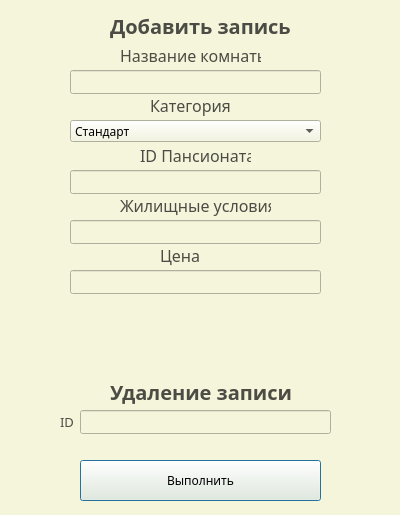
<?xml version="1.0" encoding="UTF-8"?>
<ui version="4.0">
 <class>Dialog</class>
 <widget class="QDialog" name="Dialog">
  <property name="geometry">
   <rect>
    <x>0</x>
    <y>0</y>
    <width>400</width>
    <height>515</height>
   </rect>
  </property>
  <property name="windowTitle">
   <string>Редактирование таблицы Типы комнат</string>
  </property>
  <property name="styleSheet">
   <string notr="true">font-family: Roboto Light;
background-color:  #F5F5DC;</string>
  </property>
  <widget class="QLabel" name="label_8">
   <property name="geometry">
    <rect>
     <x>60</x>
     <y>410</y>
     <width>21</width>
     <height>24</height>
    </rect>
   </property>
   <property name="font">
    <font>
     <family>Roboto 54</family>
     <pointsize>10</pointsize>
     <bold>false</bold>
    </font>
   </property>
   <property name="styleSheet">
    <string notr="true">background-color:None;
color: #4c4c45;</string>
   </property>
   <property name="text">
    <string>ID</string>
   </property>
  </widget>
  <widget class="QLabel" name="label_9">
   <property name="geometry">
    <rect>
     <x>120</x>
     <y>40</y>
     <width>141</width>
     <height>31</height>
    </rect>
   </property>
   <property name="font">
    <font>
     <family>Roboto 54</family>
     <pointsize>12</pointsize>
     <bold>false</bold>
    </font>
   </property>
   <property name="styleSheet">
    <string notr="true">background-color:None;
color: #4c4c45;</string>
   </property>
   <property name="text">
    <string>Название комнаты</string>
   </property>
  </widget>
  <widget class="QLabel" name="label_4">
   <property name="geometry">
    <rect>
     <x>40</x>
     <y>10</y>
     <width>311</width>
     <height>301</height>
    </rect>
   </property>
   <property name="styleSheet">
    <string notr="true">backhround-color: None;
border: 5px;
border-radius: 15px;
opacity: .3;
background-color:rgba(196, 196,176 , .5);</string>
   </property>
   <property name="text">
    <string/>
   </property>
  </widget>
  <widget class="QLabel" name="label_6">
   <property name="geometry">
    <rect>
     <x>110</x>
     <y>10</y>
     <width>181</width>
     <height>31</height>
    </rect>
   </property>
   <property name="font">
    <font>
     <family>Roboto 54</family>
     <pointsize>15</pointsize>
     <bold>true</bold>
    </font>
   </property>
   <property name="styleSheet">
    <string notr="true">background-color:None;
color: #4c4c45;</string>
   </property>
   <property name="text">
    <string>Добавить запись</string>
   </property>
  </widget>
  <widget class="QPushButton" name="pushButton">
   <property name="geometry">
    <rect>
     <x>80</x>
     <y>460</y>
     <width>241</width>
     <height>41</height>
    </rect>
   </property>
   <property name="styleSheet">
    <string notr="true">font: 300 11pt &quot;Roboto&quot;;</string>
   </property>
   <property name="text">
    <string>Выполнить</string>
   </property>
  </widget>
  <widget class="QLineEdit" name="lineEditNameRoom">
   <property name="geometry">
    <rect>
     <x>70</x>
     <y>70</y>
     <width>251</width>
     <height>24</height>
    </rect>
   </property>
  </widget>
  <widget class="QLineEdit" name="lineEditDelIDtyperoom">
   <property name="geometry">
    <rect>
     <x>80</x>
     <y>410</y>
     <width>251</width>
     <height>24</height>
    </rect>
   </property>
  </widget>
  <widget class="QLabel" name="label_7">
   <property name="geometry">
    <rect>
     <x>110</x>
     <y>380</y>
     <width>181</width>
     <height>24</height>
    </rect>
   </property>
   <property name="font">
    <font>
     <family>Roboto 54</family>
     <pointsize>15</pointsize>
     <bold>true</bold>
    </font>
   </property>
   <property name="styleSheet">
    <string notr="true">background-color:None;
color: #4c4c45;</string>
   </property>
   <property name="text">
    <string>Удаление записи</string>
   </property>
  </widget>
  <widget class="QLabel" name="label_5">
   <property name="geometry">
    <rect>
     <x>40</x>
     <y>370</y>
     <width>311</width>
     <height>81</height>
    </rect>
   </property>
   <property name="styleSheet">
    <string notr="true">backhround-color: None;
border: 5px;
border-radius: 15px;
opacity: .3;
background-color:rgba(196, 196,176 , .5);</string>
   </property>
   <property name="text">
    <string/>
   </property>
  </widget>
  <widget class="QLabel" name="label_10">
   <property name="geometry">
    <rect>
     <x>150</x>
     <y>90</y>
     <width>81</width>
     <height>31</height>
    </rect>
   </property>
   <property name="font">
    <font>
     <family>Roboto 54</family>
     <pointsize>12</pointsize>
     <bold>false</bold>
    </font>
   </property>
   <property name="styleSheet">
    <string notr="true">background-color:None;
color: #4c4c45;</string>
   </property>
   <property name="text">
    <string>Категория</string>
   </property>
  </widget>
  <widget class="QComboBox" name="comboBoxCAt">
   <property name="geometry">
    <rect>
     <x>70</x>
     <y>120</y>
     <width>251</width>
     <height>22</height>
    </rect>
   </property>
   <item>
    <property name="text">
     <string>Стандарт</string>
    </property>
   </item>
   <item>
    <property name="text">
     <string>Люкс</string>
    </property>
   </item>
   <item>
    <property name="text">
     <string>Вип</string>
    </property>
   </item>
   <item>
    <property name="text">
     <string>Бизнес</string>
    </property>
   </item>
  </widget>
  <widget class="QLabel" name="label_11">
   <property name="geometry">
    <rect>
     <x>140</x>
     <y>140</y>
     <width>111</width>
     <height>31</height>
    </rect>
   </property>
   <property name="font">
    <font>
     <family>Roboto 54</family>
     <pointsize>12</pointsize>
     <bold>false</bold>
    </font>
   </property>
   <property name="styleSheet">
    <string notr="true">background-color:None;
color: #4c4c45;</string>
   </property>
   <property name="text">
    <string>ID Пансионата</string>
   </property>
  </widget>
  <widget class="QLineEdit" name="lineEditIdpans">
   <property name="geometry">
    <rect>
     <x>70</x>
     <y>170</y>
     <width>251</width>
     <height>24</height>
    </rect>
   </property>
  </widget>
  <widget class="QLabel" name="label_12">
   <property name="geometry">
    <rect>
     <x>120</x>
     <y>190</y>
     <width>151</width>
     <height>31</height>
    </rect>
   </property>
   <property name="font">
    <font>
     <family>Roboto 54</family>
     <pointsize>12</pointsize>
     <bold>false</bold>
    </font>
   </property>
   <property name="styleSheet">
    <string notr="true">background-color:None;
color: #4c4c45;</string>
   </property>
   <property name="text">
    <string>Жилищные условия</string>
   </property>
  </widget>
  <widget class="QLineEdit" name="lineEditzilysl">
   <property name="geometry">
    <rect>
     <x>70</x>
     <y>220</y>
     <width>251</width>
     <height>24</height>
    </rect>
   </property>
  </widget>
  <widget class="QLineEdit" name="lineEditcost">
   <property name="geometry">
    <rect>
     <x>70</x>
     <y>270</y>
     <width>251</width>
     <height>24</height>
    </rect>
   </property>
  </widget>
  <widget class="QLabel" name="label_13">
   <property name="geometry">
    <rect>
     <x>160</x>
     <y>240</y>
     <width>151</width>
     <height>31</height>
    </rect>
   </property>
   <property name="font">
    <font>
     <family>Roboto 54</family>
     <pointsize>12</pointsize>
     <bold>false</bold>
    </font>
   </property>
   <property name="styleSheet">
    <string notr="true">background-color:None;
color: #4c4c45;</string>
   </property>
   <property name="text">
    <string>Цена</string>
   </property>
  </widget>
  <zorder>label_5</zorder>
  <zorder>label_4</zorder>
  <zorder>label_8</zorder>
  <zorder>label_9</zorder>
  <zorder>label_6</zorder>
  <zorder>pushButton</zorder>
  <zorder>lineEditNameRoom</zorder>
  <zorder>lineEditDelIDtyperoom</zorder>
  <zorder>label_7</zorder>
  <zorder>label_10</zorder>
  <zorder>comboBoxCAt</zorder>
  <zorder>label_11</zorder>
  <zorder>lineEditIdpans</zorder>
  <zorder>label_12</zorder>
  <zorder>lineEditzilysl</zorder>
  <zorder>lineEditcost</zorder>
  <zorder>label_13</zorder>
 </widget>
 <resources/>
 <connections/>
</ui>
